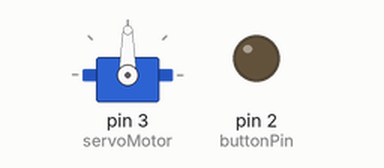
Bench run of a sketch on a simulated Arduino Uno, built with avr-gcc and run on an emulated ATmega328P. Shown: servo, output pins drawn as LEDs (lit = HIGH).

Above: at 0.1 s.
At 5.1 s:
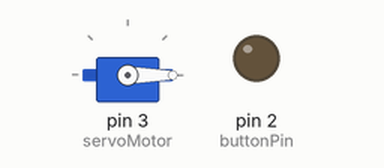
Timing chart, 0 to 6.6 s (numbered marks = the images above):
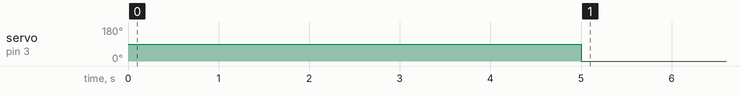

Measured:
- by itself, servo on pin 3 (servoMotor): 90° → 0° at 5.0 s

The sketch:

ex3.ino
```cpp
#include <Servo.h>

Servo servoMotor;
int buttonPin = 2;
int buttonState = 0;


void setup() {
  servoMotor.attach(3);
  pinMode(buttonPin, OUTPUT);
}

void loop() {
  buttonState = digitalRead(buttonPin);

  if (buttonState == LOW) {
    delay(5000);
    servoMotor.write(0);
  }
  else if (buttonState == HIGH) {
    servoMotor.write(180);
  }
}
```
